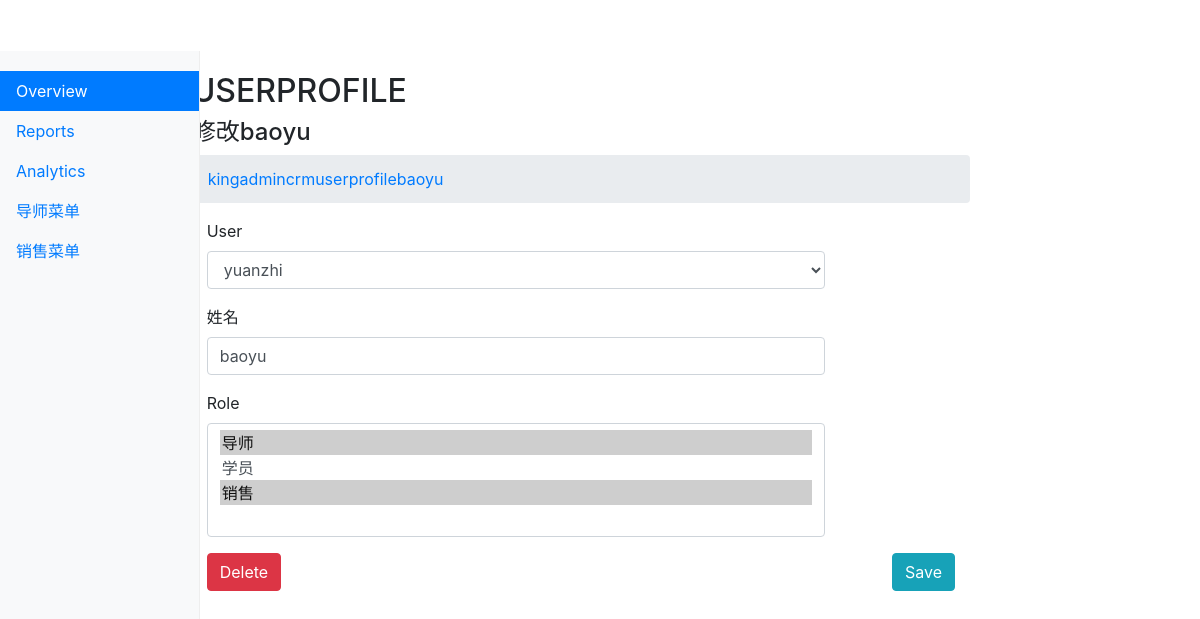
The app's page /kingadmin/crm/userprofile/2/change (signed in), older data.
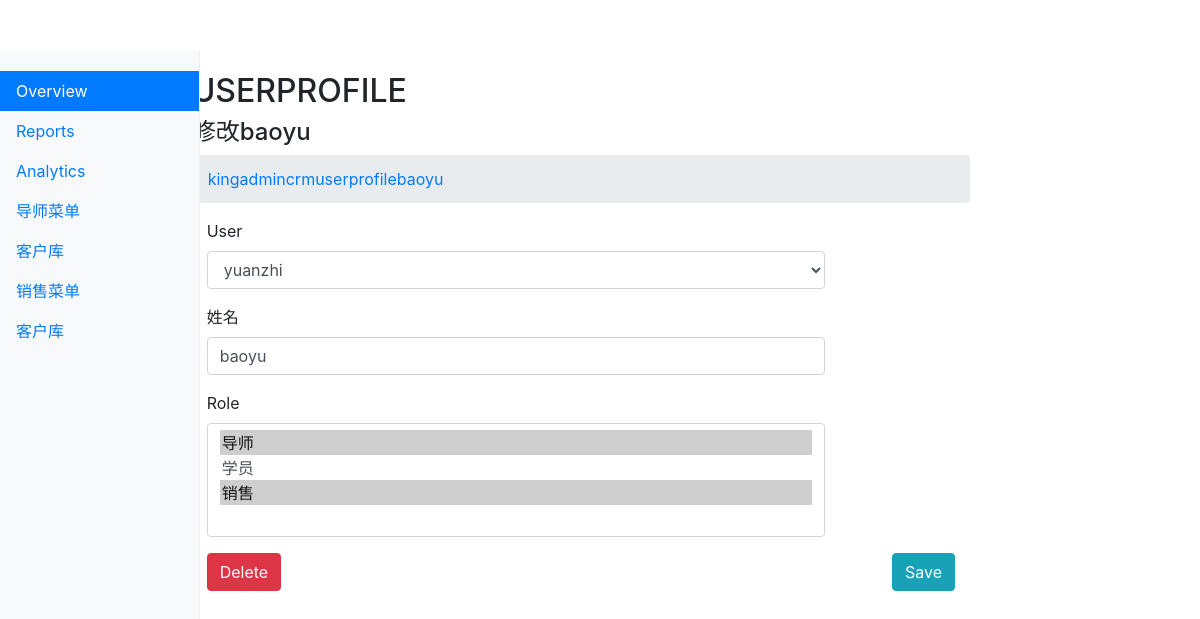
The same page, newer data.
### crm/models.py (models this page shows, shortened)
class Menus(models.Model):
    name = models.CharField(max_length=64)
    url_type_choices = ((0,'absolute'),(1,'dynamic'))
    url_type = models.SmallIntegerField(choices=url_type_choices,default=0)
    url_name = models.CharField(max_length=128)
    class Meta:
        unique_together = ('name','url_name')

class UserProfile(models.Model):
    user = models.OneToOneField(User,on_delete=models.CASCADE)
    name = models.CharField(max_length=64, verbose_name="姓名")
    role = models.ManyToManyField("Role", blank=True, null = True)
    def __str__(self):
        return self.name

### kingadmin/views.py (the view)
# urls.py: url(r'^(\w+)/(\w+)/(\d+)/change$', views.table_obj_change, name="table_obj_change"),
def table_obj_change(request, app_name, model_name, obj_id):
    admin_class = site.enabled_admin[app_name][model_name]  # get the admin_class class save in the list
    obj = admin_class.model.objects.get(id=obj_id)
    model_form = form_handler.get_dynamic_modelform(admin_class)
    if request.method == "GET":
        form_obj = model_form(instance=obj)
    elif request.method == "POST":
        form_obj = model_form(instance=obj, data=request.POST)
        if form_obj.is_valid():
            form_obj.save()
            return redirect("/kingadmin/%s/%s/" %(app_name,model_name))
    return render(request, "kingadmin/table_obj_change.html", locals())

### crm/models.py (called while the page is built)
    def __str__(self):
        return self.name

### kingadmin/form_handler.py (called while the page is built)
def get_dynamic_modelform(admin_class, add_form_bool = False):
    class Meta:
        model = admin_class.model
        fields = "__all__"
        if not add_form_bool:
            exclude = admin_class.readonly_fields
            admin_class.add_form_bool = False
    def __new__(cls, *args, **kwargs):
        for field_name in cls.base_fields:
            field_obj = cls.base_fields[field_name]
            field_obj.widget.attrs.update({'class':'form-control'})
        return ModelForm.__new__(cls)
    form_obj = type("get_dynamic_modelform", (ModelForm,), {"Meta": Meta,'__new__': __new__})
    return form_obj

### kingadmin/templatetags/kingadmin_tags.py (called while the page is built)
@register.simple_tag
def get_model_name(admin_class):
    return admin_class.model._meta.model_name.upper()

### kingadmin/templates/kingadmin/table_obj_change.html
{% extends "kingadmin/index.html" %}
{% load kingadmin_tags %}
{% block dashboard %}
<h2 class="page-header">{% get_model_name admin_class %}</h2>
<h4 class="page-header">修改{{ form_obj.instance }}</h4>
<div>
{% include 'kingadmin/table_obj_change_component.html' %}
</div>
{% endblock %}

### kingadmin/templates/kingadmin/index.html (shortened to what this page needs)
<!DOCTYPE html>
<html lang="en">
<head><meta http-equiv="Content-Type" content="text/html; charset=UTF-8">
    <link href="/static/css/bootstrap.min.css" rel="stylesheet">
    <link href="/static/css/dashboard.css" rel="stylesheet">
</head>
  <body>
    <div class="container-fluid">
      <div class="row">
        <nav class="col-sm-3 col-md-2 d-none d-sm-block bg-light sidebar">
          <ul class="nav nav-pills flex-column">
            <li class="nav-item">
              <a class="nav-link active" href="https://getbootstrap.com/docs/4.0/examples/dashboard/#">Overview <span class="sr-only">(current)</span></a>
            </li>
            <li class="nav-item">
              <a class="nav-link" href="#">Reports</a>
            </li>
            <li class="nav-item">
              <a class="nav-link" href="#">Analytics</a>
            </li>
              {% for role_list in request.user.userprofile.role.all %}
                  {% for menu in role_list.menus.all  %}
                       <li class="nav-item">
                                 <a class="nav-link" href="{% if menu.url_type == 0 %}{{ menu.url_name }} {% else %}{% url menu.url_name  %}{% endif %}">{{menu.name }} </a>
                       </li>
                  {% endfor %}
              {% endfor %}
          </ul>
        </nav>
      <div class="col-sm-9 col-sm-offset-3 col-md-10 col-md-offset-2 main">
        <main role="main" class="col-sm-9 ml-sm-auto col-md-10 pt-3">
            {% block dashboard %}{% endblock %}
        </main>
      </div>
      </div>
    </div>
</body>
</html>

### kingadmin/templates/kingadmin/table_obj_change_component.html (shortened to what this page needs)
{% load kingadmin_tags %}
<ol class="breadcrumb">
  <li><a href="/kingadmin/">kingadmin</a></li>
  <li><a href="/kingadmin/{{ app_name }}">{{ app_name }}</a></li>
  <li><a href="/kingadmin/{{ app_name }}/{{ model_name }}">{{ model_name }}</a></li>
{% if form_obj.instance %}
    <li><a href="/kingadmin/{{ app_name }}/{{ model_name }}/{{ form_obj.instance.id }}/change">{{ form_obj.instance }}</a></li>
{% else %}
    <li><a href="/kingadmin/{{ app_name }}/{{ model_name }}/{{ obj.id }}/change">{{ obj }}</a></li>
{% endif %}
</ol>
    <form class="form-horizontal" method="post" onsubmit="VerificationBeforeFormSubmit()">{% csrf_token %}
        {% for field in form_obj %}
             {% if field.name in admin_class.filter_horizontal %}
                 <div class="form-group">
                    <label for="inputEmail3" class="col-sm-2 control-label">{{ field.label }}</label>
                      <div class="col-sm-5">
                      <input type="search" class="form-control" placeholder="Search for..." oninput="FuzzSearch(this)">
                        <select id="id_{{ field.name }}_from" multiple class="form-control">
                            {% get_m2m_avaliable admin_class field.name form_obj as m2m_avaliable %}
                            {% for obj in m2m_avaliable %}
                                <option ondblclick="MoveSelectedOption(this,'id_{{ field.name }}_to')" value="{{ obj.id }}">{{ obj }}</option>
                            {% endfor %}
                        </select>
                        <p><a onclick="MoveAllElements('id_{{ field.name }}_from',
                              'id_{{ field.name }}_to')">Choose All</a></p>
                      </div>
                     <div class="col-sm-5">
                        <select tag="selected_m2m" id="id_{{ field.name }}_to" multiple class="form-control" name="{{ field.name }}">
                            {% get_m2m_selected admin_class field.name form_obj as m2m_selected %}
                            {% for obj in m2m_selected %}
                                <option value="{{ obj.id }}" ondblclick="MoveSelectedOption(this,'id_{{ field.name }}_from')">{{ obj }}</option>
                            {% endfor %}
                        </select>
                        <p><a onclick="MoveAllElements('id_{{ field.name }}_to',
                              'id_{{ field.name }}_from')">Remove All</a></p>
                      </div>
                 </div>
            {% else %}
                  <div class="form-group">
                    <label for="inputEmail3" class="col-sm-2 control-label">{{ field.label }}</label>
                        <div class="col-sm-10">
                            {{ field }}
                        </div>
                  </div>
            {% endif %}
        {% endfor %}
        <div class="col-sm-offset-0 col-sm-12">
            <div class="form-group">
                <div class="col-sm-offset-2">
                    <a  class="btn btn-danger" href="{% url "table_obj_delete" app_name model_name form_obj.instance.id %}">Delete</a>
                    <button style="float: right" type="submit" class="btn btn-info">Save</button>
                </div>
            </div>
        </div>
    </form>

Row changes from the older to the newer data that the page shows:
added Menus: name "客户库"
